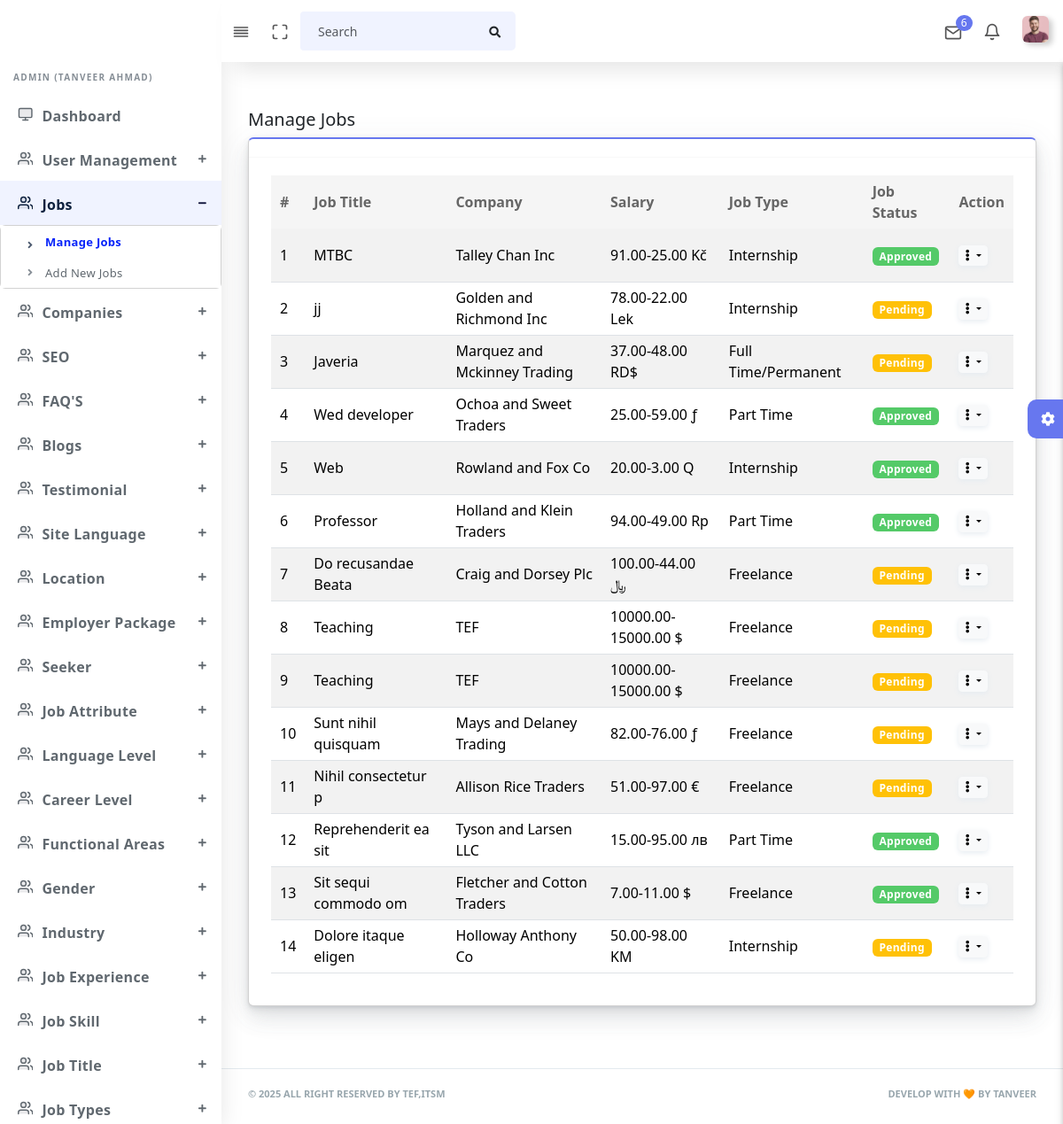
Page /layout.php?page=admin_manageJobs (signed in) on the committed database.
### tables this page shows
CREATE TABLE `users` (
  `user_id` int(11) NOT NULL,
  `user_first_name` varchar(100) NOT NULL,
  `user_last_name` varchar(100) NOT NULL,
  `user_email` varchar(150) NOT NULL,
  `user_phone` varchar(20) DEFAULT NULL,
  `user_gender` enum('male','female') NOT NULL,
  `user_dob` date DEFAULT NULL,
  `user_address` text DEFAULT NULL,
  `user_joining_date` date DEFAULT NULL,
  `user_role` enum('admin','manager','seeker','super_admin') NOT NULL,
  `password` varchar(255) NOT NULL,
  `created_at` timestamp NOT NULL DEFAULT current_timestamp()
);

CREATE TABLE `jobs` (
  `id` int(11) NOT NULL,
  `title` varchar(255) DEFAULT NULL,
  `company_name` varchar(255) NOT NULL,
  `description` text DEFAULT NULL,
  `benefits` text DEFAULT NULL,
  `country_name` varchar(255) DEFAULT NULL,
  `state_name` varchar(255) DEFAULT NULL,
  `city_name` varchar(255) DEFAULT NULL,
  `salary_from` decimal(10,2) DEFAULT NULL,
  `salary_to` decimal(10,2) DEFAULT NULL,
  `salary_currency` varchar(10) DEFAULT NULL,
  `salary_period` varchar(255) DEFAULT NULL,
  `hide_salary` tinyint(1) DEFAULT NULL,
  `career_level` varchar(255) DEFAULT NULL,
  `functional_area` varchar(255) DEFAULT NULL,
  `job_type` varchar(255) DEFAULT NULL,
  `job_shift` varchar(255) DEFAULT NULL,
  `num_of_positions` int(11) DEFAULT NULL,
  `gender` varchar(50) DEFAULT NULL,
  `expiry_date` date DEFAULT NULL,
  `degree_level` varchar(255) DEFAULT NULL,
  `job_experience` varchar(255) DEFAULT NULL,
  `is_freelance` tinyint(1) DEFAULT NULL,
  `external_job` enum('yes','no') DEFAULT NULL,
  `job_link` varchar(255) DEFAULT NULL,
  `created_at` timestamp NOT NULL DEFAULT current_timestamp(),
  `status` enum('Active','Inactive','Rejected') NOT NULL DEFAULT 'Inactive'
);

### auth.php (called while the page is built, shortened)
<?php
include('config.php');
$userEmail = $_SESSION['user_email'];
$userQry = "SELECT * FROM users WHERE user_email='$userEmail' LIMIT 1";
$userQryRun = mysqli_query($conn, $userQry);
if ($userQryRun && mysqli_num_rows($userQryRun) > 0) {
    $userRow = mysqli_fetch_assoc($userQryRun);
    $userName      = (isset($userRow['user_first_name']) ? $userRow['user_first_name'] : '') . ' ' . (isset($userRow['user_last_name']) ? $userRow['user_last_name'] : '');
    $userRole      = isset($userRow['user_role']) ? $userRow['user_role'] : 'employee';
} else {
    session_destroy();
    echo "<script>window.open('index.php','_SELF')</script>";
    exit();
}
?>

### pages/admin_manageJobs.php (the view, shortened to what this page needs)
<?php
include('config.php');
$jobs = $conn->query("SELECT * FROM jobs ORDER BY id DESC");
?>
    <link rel="stylesheet" href="assets/bundles/datatables/DataTables-1.10.16/css/dataTables.bootstrap4.min.css">
 <section class="section">
            <div class="section-body">
                <h5>Manage Jobs</h5>
                <div class="card card-primary">
                    <div class="card-header d-flex justify-content-between align-items-center"></div>
                    <div class="card-body ">
                        <div class="table-responsive">
                            <table class="table table-striped" id="tableExport">
                                <thead>
                                    <tr>
                                        <th>#</th>
                                        <th>Job Title</th>
                                        <th>Company</th>
                                        <th>Salary</th>
                                        <th>Job Type</th>
                                        <th>Job Status</th>
                                        <th>Action</th>
                                    </tr>
                                </thead>
                                <tbody>
                                    <?php
                                    $i = 1;
                                    while ($row = $jobs->fetch_assoc()) {
                                        $status = isset($row['status']) && !empty($row['status']) ? ucfirst($row['status']) : 'Inactive';
                                        if ($status == 'Active') {
                                            $displayStatus = 'Approved';
                                            $badgeClass = 'success';
                                        } elseif ($status == 'Inactive') {
                                            $displayStatus = 'Pending';
                                            $badgeClass = 'warning';
                                        } else {
                                            $displayStatus = 'Rejected';
                                            $badgeClass = 'danger';
                                        }
                                        $salary = $row['salary_from'] && $row['salary_to'] ? $row['salary_from'] . '-' . $row['salary_to'] . ' ' . $row['salary_currency'] : 'N/A';
                                        echo "<tr>
                                            <td>{$i}</td>
                                            <td>" . htmlspecialchars($row['title']) . "</td>
                                            <td>" . htmlspecialchars($row['company_name']) . "</td>
                                            <td>{$salary}</td>
                                            <td>" . htmlspecialchars($row['job_type']) . "</td>
                                            <td><span class='badge badge-{$badgeClass}'>$displayStatus</span></td>
                                            <td class='text-nowrap'>
                                                <div class='dropdown'>
                                                    <button class='btn btn-light btn-sm dropdown-toggle' type='button' data-toggle='dropdown'>
                                                        <i class='fas fa-ellipsis-v'></i>
                                                    </button>
                                                    <div class='dropdown-menu'>
                                        ";
                                        echo "</div></div></td></tr>";
                                        $i++;
                                    }
                                    ?>
                                </tbody>
                            </table>
                        </div>
                    </div>
                </div>
            </div>
        </section>

### include/sidebar.php (shortened to what this page needs)
<?php
$currentPage = $_GET['page'] ?? 'dashboard';
?>
<div class="main-sidebar sidebar-style-2">
    <aside id="sidebar-wrapper">
        <div class="sidebar-brand">
        </div>
        <ul class="sidebar-menu">
            <li class="menu-header"><?= $userRole ?> (<?= $userName; ?>)</li>
            <?php if ($userRole == 'admin'): ?>
                <li class="<?php echo $currentPage == 'dashboard' ? 'active' : ''; ?>">
                    <a href="layout.php?page=dashboard" class="nav-link"><i data-feather="monitor"></i><span>Dashboard</span></a>
                </li>
                 <li class="dropdown <?php echo in_array($currentPage, ['adduser', 'updateuser', 'deleteuser']) ? 'active' : ''; ?>">
                    <a href="#" class="menu-toggle nav-link has-dropdown"><i data-feather="users"></i><span>User Management</span></a>
                </li>
                <li class="dropdown <?php echo in_array($currentPage, ['admin_manageJobs', 'admin_JobsForm']) ? 'active' : ''; ?>">
                    <a href="#" class="menu-toggle nav-link has-dropdown"><i data-feather="users"></i><span>Jobs </span></a>
                    <ul class="dropdown-menu">
                        <li><a class="nav-link <?php echo $currentPage == 'admin_manageJobs' ? 'active' : ''; ?>" href="layout.php?page=admin_manageJobs">Manage Jobs </a></li>
                        <li><a class="nav-link <?php echo $currentPage == 'admin_JobsForm' ? 'active' : ''; ?>" href="layout.php?page=admin_JobsForm">Add New Jobs</a></li>
                    </ul>
                </li>
                <li class="dropdown <?php echo in_array($currentPage, ['seeker_apply_jobs', 'admin_addNewadmin']) ? 'active' : ''; ?>">
                    <a href="#" class="menu-toggle nav-link has-dropdown"><i data-feather="users"></i><span>Companies </span></a>
                </li>
                <li class="dropdown <?php echo in_array($currentPage, ['seeker_apply_jobs', 'admin_addNewadmin']) ? 'active' : ''; ?>">
                    <a href="#" class="menu-toggle nav-link has-dropdown"><i data-feather="users"></i><span>SEO </span></a>
                </li>
                <li class="dropdown <?php echo in_array($currentPage, ['seeker_apply_jobs', 'admin_addNewadmin']) ? 'active' : ''; ?>">
                    <a href="#" class="menu-toggle nav-link has-dropdown"><i data-feather="users"></i><span>FAQ'S</span></a>
                </li>
                <li class="dropdown <?php echo in_array($currentPage, ['seeker_apply_jobs', 'admin_addNewadmin']) ? 'active' : ''; ?>">
                    <a href="#" class="menu-toggle nav-link has-dropdown"><i data-feather="users"></i><span>Blogs </span></a>
                </li>
                <li class="dropdown <?php echo in_array($currentPage, ['seeker_apply_jobs', 'admin_addNewadmin']) ? 'active' : ''; ?>">
                    <a href="#" class="menu-toggle nav-link has-dropdown"><i data-feather="users"></i><span>Testimonial</span></a>
                </li>
                <li class="dropdown <?php echo in_array($currentPage, ['seeker_apply_jobs']) ? 'active' : ''; ?>">
                    <a href="#" class="menu-toggle nav-link has-dropdown"><i data-feather="users"></i><span>Site Language </span></a>
                </li>
                <li class="dropdown <?php echo in_array($currentPage, ['seeker_apply_jobs', 'admin_addNewadmin']) ? 'active' : ''; ?>">
                    <a href="#" class="menu-toggle nav-link has-dropdown"><i data-feather="users"></i><span>Location </span></a>
                </li>
                <li class="dropdown <?php echo in_array($currentPage, ['seeker_apply_jobs', 'admin_addNewadmin']) ? 'active' : ''; ?>">
                    <a href="#" class="menu-toggle nav-link has-dropdown"><i data-feather="users"></i><span>Employer Package </span></a>
                </li>
                <li class="dropdown <?php echo in_array($currentPage, ['seeker_apply_jobs', 'admin_addNewadmin']) ? 'active' : ''; ?>">
                    <a href="#" class="menu-toggle nav-link has-dropdown"><i data-feather="users"></i><span>Seeker </span></a>
                </li>
                <li class="dropdown <?php echo in_array($currentPage, ['seeker_apply_jobs', 'admin_addNewadmin']) ? 'active' : ''; ?>">
                    <a href="#" class="menu-toggle nav-link has-dropdown"><i data-feather="users"></i><span>Job Attribute </span></a>
                </li>
                <li class="dropdown <?php echo in_array($currentPage, ['seeker_apply_jobs', 'admin_addNewadmin']) ? 'active' : ''; ?>">
                    <a href="#" class="menu-toggle nav-link has-dropdown"><i data-feather="users"></i><span>Language Level </span></a>
                </li>
                <li class="dropdown <?php echo in_array($currentPage, ['seeker_apply_jobs', 'admin_addNewadmin']) ? 'active' : ''; ?>">
                    <a href="#" class="menu-toggle nav-link has-dropdown"><i data-feather="users"></i><span>Career Level </span></a>
                </li>
                <li class="dropdown <?php echo in_array($currentPage, ['seeker_apply_jobs', 'admin_addNewadmin']) ? 'active' : ''; ?>">
                    <a href="#" class="menu-toggle nav-link has-dropdown"><i data-feather="users"></i><span>Functional Areas </span></a>
                </li>
                <li class="dropdown <?php echo in_array($currentPage, ['seeker_apply_jobs', 'admin_addNewadmin']) ? 'active' : ''; ?>">
                    <a href="#" class="menu-toggle nav-link has-dropdown"><i data-feather="users"></i><span>Gender </span></a>
                </li>
                <li class="dropdown <?php echo in_array($currentPage, ['seeker_apply_jobs', 'admin_addNewadmin']) ? 'active' : ''; ?>">
                    <a href="#" class="menu-toggle nav-link has-dropdown"><i data-feather="users"></i><span>Industry </span></a>
                </li>
                <li class="dropdown <?php echo in_array($currentPage, ['seeker_apply_jobs', 'admin_addNewadmin']) ? 'active' : ''; ?>">
                    <a href="#" class="menu-toggle nav-link has-dropdown"><i data-feather="users"></i><span>Job Experience </span></a>
                </li>
                <li class="dropdown <?php echo in_array($currentPage, ['seeker_apply_jobs', 'admin_addNewadmin']) ? 'active' : ''; ?>">
                    <a href="#" class="menu-toggle nav-link has-dropdown"><i data-feather="users"></i><span>Job Skill </span></a>
                </li>
                <li class="dropdown <?php echo in_array($currentPage, ['seeker_apply_jobs', 'admin_addNewadmin']) ? 'active' : ''; ?>">
                    <a href="#" class="menu-toggle nav-link has-dropdown"><i data-feather="users"></i><span>Job Title </span></a>
                </li>
                <li class="dropdown <?php echo in_array($currentPage, ['seeker_apply_jobs', 'admin_addNewadmin']) ? 'active' : ''; ?>">
                    <a href="#" class="menu-toggle nav-link has-dropdown"><i data-feather="users"></i><span>Job Types </span></a>
                </li>
            <?php endif; ?>
        </ul>
    </aside>
</div>

### assets/css/custom.css (style rules this page uses)
.main-sidebar .sidebar-menu li>a { position: relative; }
.main-sidebar .sidebar-menu li.active>a, .main-sidebar .sidebar-menu>li.active>a, body .main-sidebar .sidebar-menu li.active>a { background-color: #f0f3ff !important; color: #0c1139 !important; }
.main-sidebar .sidebar-menu li.active>a i, .main-sidebar .sidebar-menu li.active>a span, .main-sidebar .sidebar-menu li.active>a .badge, .main-sidebar .sidebar-menu li a.active i, .main-sidebar .sidebar-menu li a.active span, .main-sidebar .sidebar-menu li a.active .badge { color: #0e213e !important; }
.main-sidebar .sidebar-menu li.active>a::before, .main-sidebar .sidebar-menu li a.active::before, body .main-sidebar .sidebar-menu li.active>a::before { content: ""; position: absolute; left: 0; top: 8px; bottom: 8px; width: 3px; background-color: #ffffff !important; color: #0e213e !important; border-radius: 0 2px 2px 0; opacity: 0.75; }
.main-sidebar .sidebar-menu .dropdown-menu a.active, .main-sidebar .sidebar-menu .dropdown-menu li.active>a { color: #0623f9 !important; background-color: rgba(103, 119, 239, 0.12) !important; font-weight: 600 !important; }
.main-sidebar .sidebar-menu li.active>a * { color: #0e213e !important; }

### rows in the picture
users: user_role "ADMIN", userName "TANVEER AHMAD"
jobs: title "MTBC", company_name "Talley Chan Inc", salary "91.00-25.00 Kč", job_type "Internship", status "Approved"
jobs: title "jj", company_name "Golden and Richmond Inc", salary "78.00-22.00 Lek", job_type "Internship", status "Pending"
jobs: title "Javeria", company_name "Marquez and Mckinney Trading", salary "37.00-48.00 RD$", job_type "Full Time/Permanent", status "Pending"
jobs: title "Wed developer", company_name "Ochoa and Sweet Traders", salary "25.00-59.00 ƒ", job_type "Part Time", status "Approved"
jobs: title "Web", company_name "Rowland and Fox Co", salary "20.00-3.00 Q", job_type "Internship", status "Approved"
jobs: title "Professor", company_name "Holland and Klein Traders", salary "94.00-49.00 Rp", job_type "Part Time", status "Approved"
jobs: title "Do recusandae Beata", company_name "Craig and Dorsey Plc", salary "100.00-44.00 ﷼", job_type "Freelance", status "Pending"
jobs: title "Teaching", company_name "TEF", salary "10000.00-15000.00 $", job_type "Freelance", status "Pending"
jobs: title "Teaching", company_name "TEF", salary "10000.00-15000.00 $", job_type "Freelance", status "Pending"
jobs: title "Sunt nihil quisquam", company_name "Mays and Delaney Trading", salary "82.00-76.00 ƒ", job_type "Freelance", status "Pending"
jobs: title "Nihil consectetur p", company_name "Allison Rice Traders", salary "51.00-97.00 €", job_type "Freelance", status "Pending"
jobs: title "Reprehenderit ea sit", company_name "Tyson and Larsen LLC", salary "15.00-95.00 лв", job_type "Part Time", status "Approved"
jobs: title "Sit sequi commodo om", company_name "Fletcher and Cotton Traders", salary "7.00-11.00 $", job_type "Freelance", status "Approved"
jobs: title "Dolore itaque eligen", company_name "Holloway Anthony Co", salary "50.00-98.00 KM", job_type "Internship", status "Pending"
